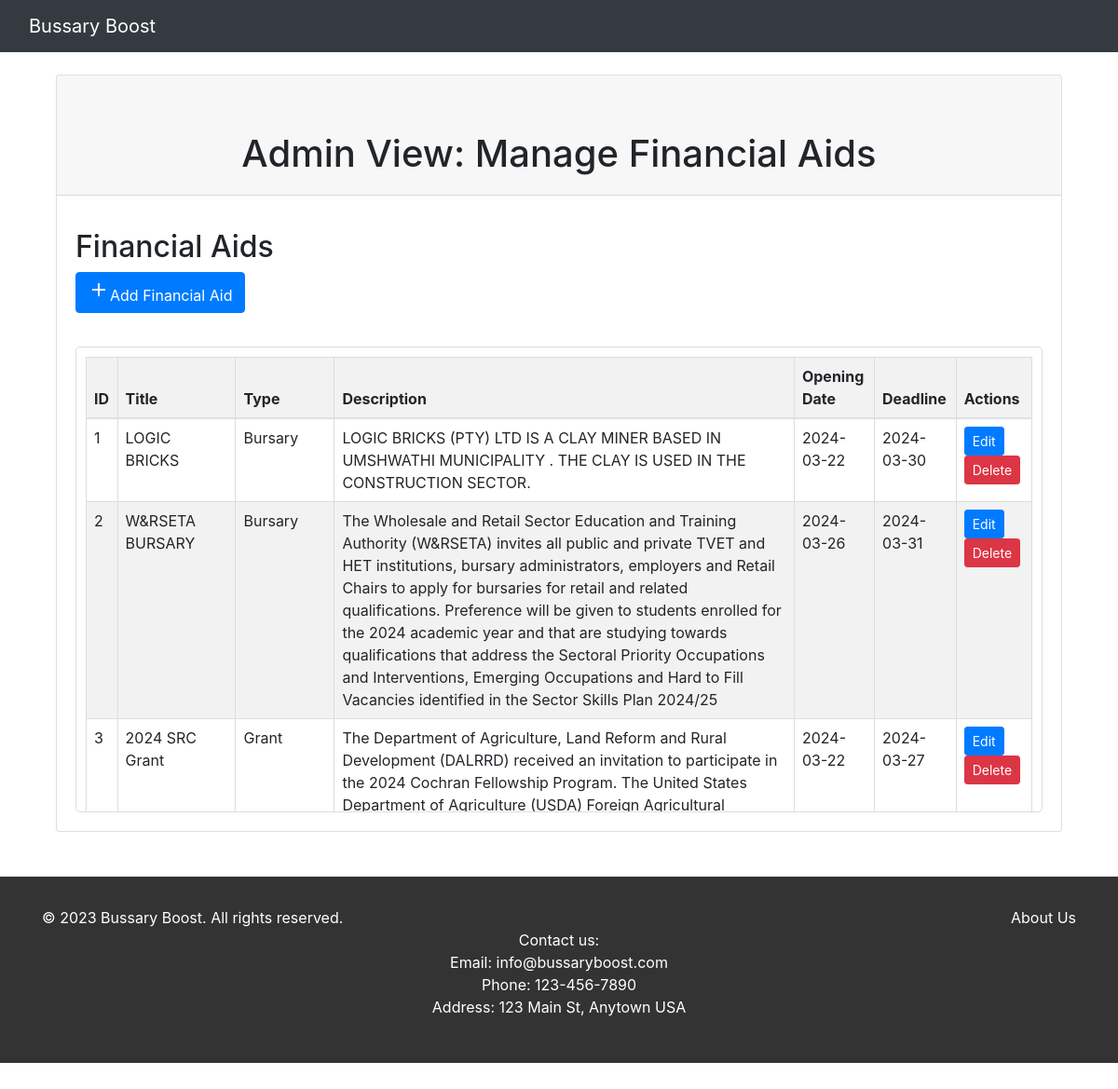
/admin/financial_aids, run on the app's committed database.
### website/models.py (models this page shows)
class FinancialAid(db.Model):
    id = db.Column(Integer, primary_key=True)
    title = db.Column(String(255), nullable=False)
    type = db.Column(String(150), nullable=False)
    description = db.Column(Text, nullable=False)
    eligibility_criteria = db.Column(Text, nullable=False)
    opening_date = db.Column(Date, nullable=False)
    deadline = db.Column(Date, nullable=False)
    contact_details = db.Column(String(255), nullable=False)
    link_to_more_information = db.Column(String(255))  # Allow null values for optional link
    date_added = db.Column(Date, nullable=False, default=date.today)
    saved_financial_aid = db.relationship('SavedFinancialAid')
    userAlert = db.relationship('UserAlert')

### website/views.py (the view)
@views.route('/admin/financial_aids', methods=['GET'])
def admin_view_financial_aids():
    financial_aids = FinancialAid.query.all()
    return render_template('admin_view_financial_aids.html', financial_aids=financial_aids, user=current_user)

### website/templates/admin_view_financial_aids.html (shortened to what this page needs)
{% extends "base.html" %}
{% block styles %}
  <link rel="stylesheet" href="https://maxcdn.bootstrapcdn.com/bootstrap/4.5.2/css/bootstrap.min.css">
{% endblock %}
{% block content %}
<br>
  <div class="container">
    <div class="card">
      <div class="card-header">
        <h1 class="mt-5" align="center">Admin View: Manage Financial Aids</h1>
      </div>
      <div class="card-body">
        <h2 class="mt-3">Financial Aids</h2>
        <a href="{{ url_for('views.add_financial_aid') }}" class="btn btn-primary mb-3"><i class="material-icons" style="font-size: 24px; align-items: center;">add</i>Add Financial Aid</a>
        <div class="table-container">
          <table class="table">
            <thead>
              <tr>
                <th>ID</th>
                <th>Title</th>
              <th>Type</th>
                <th>Description</th>
                <th>Opening Date</th>
                <th>Deadline</th>
                <th>Actions</th>
              </tr>
            </thead>
            <tbody>
              {% for financial_aid in financial_aids %}
                <tr>
                  <td>{{ financial_aid.id }}</td>
                  <td>{{ financial_aid.title }}</td>
                  <td>{{ financial_aid.type }}</td>
                  <td>{{ financial_aid.description }}</td>
                  <td>{{ financial_aid.opening_date.strftime('%Y-%m-%d') }}</td>
                  <td>{{ financial_aid.deadline.strftime('%Y-%m-%d') }}</td>
                  <td>
                    <a href="{{ url_for('views.edit_financial_aid', financial_aid_id=financial_aid.id) }}" class="btn btn-primary btn-sm mr-2">Edit</a>
                    <form action="{{ url_for('views.delete_financial_aid', financial_aid_id=financial_aid.id) }}" method="post" style="display: inline;">
                      <button type="submit" class="btn btn-danger btn-sm" onclick="return confirm('Are you sure you want to delete this financial aid?')">Delete</button>
                    </form>
                  </td>
                </tr>
              {% endfor %}
            </tbody>
          </table>
        </div>
      </div>
    </div>
  </div>
  <br>
{% endblock %}

### website/templates/admin_view_financial_aids.html (style rules this page uses)
.table-container { max-height: 500px; overflow-y: auto; border: 1px solid #ddd; border-radius: 5px; padding: 10px; margin-top: 20px; }
.table-container table { border-collapse: collapse; width: 100%; }
.table-container th, .table-container td { border: 1px solid #ddd; padding: 8px; text-align: left; }
.table-container th { background-color: #f2f2f2; font-weight: bold; }
.table-container tr:nth-child(even) { background-color: #f2f2f2; }

### data on the page
FinancialAid: id "1", title "LOGIC BRICKS", type "Bursary", description "LOGIC BRICKS (PTY) LTD IS A CLAY MINER BASED IN UMSHWATHI MUNICIPALITY . THE CLAY IS USED IN THE CONSTRUCTION SECTOR.", opening_date "2024-03-22", deadline "2024-03-30"
FinancialAid: id "2", title "W&RSETA BURSARY", type "Bursary", description "The Wholesale and Retail Sector Education and Training Authority (W&RSETA) invites all public and private TVET and HET institutions, bursary administrators, employers and Retail Chairs to apply for bursaries for retail and related qualifications. Preference will be given to students enrolled for the 2024 academic year and that are studying towards qualifications that address the Sectoral Priority Occupations and Interventions, Emerging Occupations and Hard to Fill Vacancies identified in the Sector Skills Plan 2024/25", opening_date "2024-03-26", deadline "2024-03-31"
FinancialAid: id "3", title "2024 SRC Grant", type "Grant", description "The Department of Agriculture, Land Reform and Rural Development (DALRRD) received an invitation to participate in the 2024 Cochran Fellowship Program. The United States Department of Agriculture (USDA) Foreign Agricultural…", opening_date "2024-03-22", deadline "2024-03-27"
